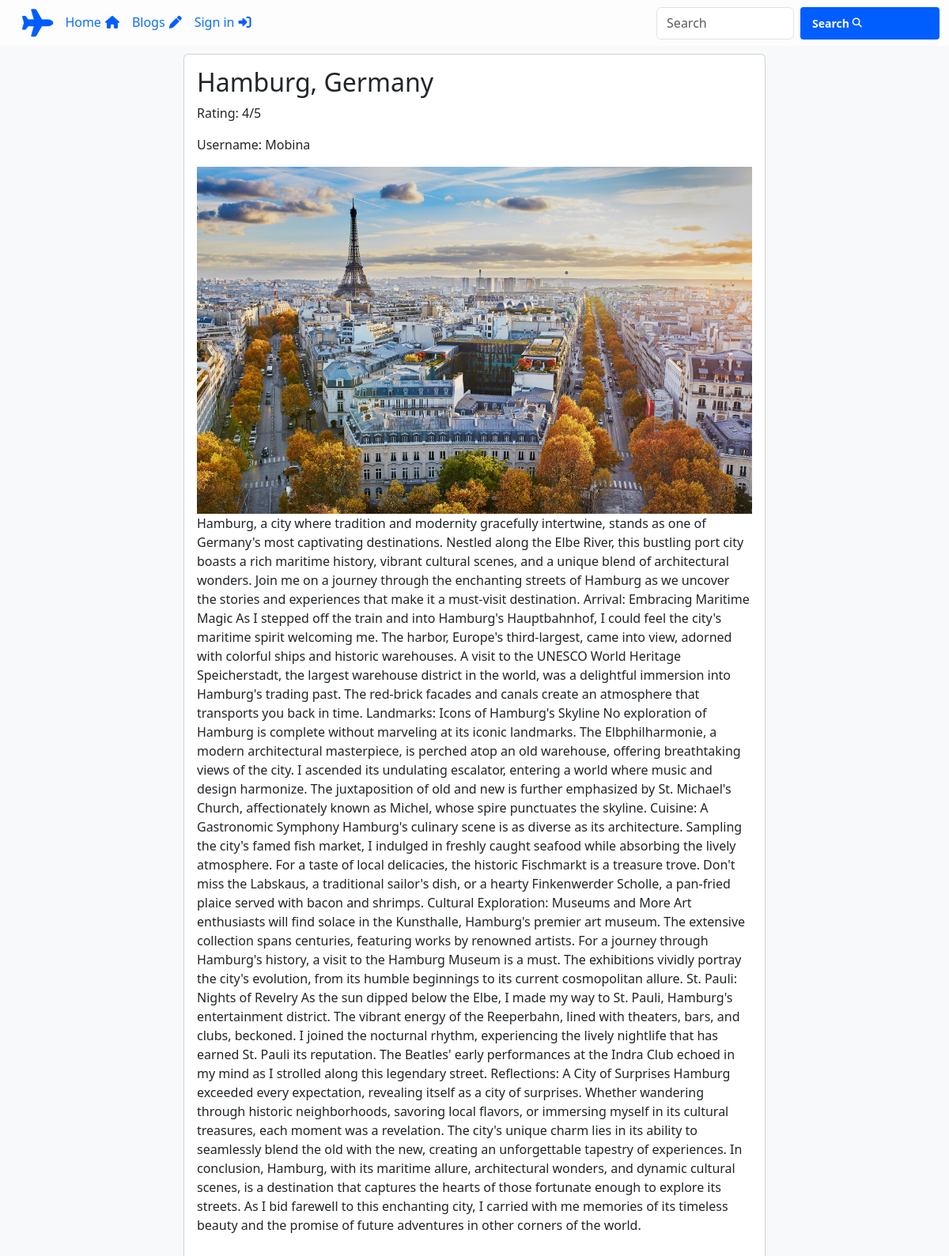
The app's page /blog/4/ with its own data.
### travelblog/models.py (models this page shows, shortened)
class Blog(models.Model):
    user = models.CharField(max_length=255)
    title = models.CharField(max_length=255)
    destination = models.CharField(max_length=255)
    rate = models.IntegerField()
    blog_content = models.TextField()

### travelblog/views.py (the view)
# urls.py: path('blog/<int:id>/', blog_detail, name='blog_detail'),
def blog_detail(request, id):
    blog = Blog.objects.get(id=id)
    return render(request, 'blog_detail.html', {'blog': blog})

### travelblog/templates/blog_detail.html (shortened to what this page needs)
{% load static %}
<!DOCTYPE html>
<html lang="en">
<head>
    <link href="https://cdn.jsdelivr.net/npm/bootstrap@5.3.2/dist/css/bootstrap.min.css" rel="stylesheet">
    <link rel="stylesheet" href="{% static 'css/styles.css' %}">
</head>
<body>
    <nav class="navbar navbar-expand-sm navbar-dark fixed-top">
        <div class="container-fluid">
            <nav class="navbar navbar-expand-sm navbar-dark fixed-top" style="background-color: rgba(255, 255, 255, 0.63);">
                <div class="container-fluid">
                    <i class="fa-solid fa-plane ms-3" style="color: #005eff; font-size: 35px; margin-right: 15px"></i>
                    <div class="collapse navbar-collapse" id="mynavbar">
                        <ul class="nav nav-underline">
                            <li class="nav-item">
                                <a class="nav-link" href="{% url 'index' %}">Home<i class="fa-solid fa-house" style="color: #005eff; margin-left: 5px"></i></a>
                            </li>
                            <li class="nav-item">
                                <a class="nav-link" href="{% url 'blog' %}">Blogs<i class="fa-solid fa-pen" style="color: #005eff; margin-left: 5px"></i></a>
                            </li>
                            <li class="nav-item">
                                <a class="nav-link" href="{% url 'signin' %}">Sign in<i class="fa-solid fa-right-to-bracket" style="color: #005eff;margin-left: 5px"></i></a>
                            </li>
                        </ul>
                    </div>
                    <form class="d-flex">
                        <input class="form-control me-2" type="text" placeholder="Search">
                        <button class="btn btn-primary d-flex align-items-center" type="button" style='font-size:14px'>
                        Search <i class='fas fa-search ms-1' style='font-size:12px'></i>
                    </button>
                    </form>
                </div>
            </nav>
        </div>
    </nav>
    <div class="container mt-5">
        <div class="row justify-content-center">
            <div class="col-md-8">
                <div class="card">
                    <div class="card-body">
                        <h2>{{ blog.destination }}</h2>
                        <p>Rating: {{ blog.rate }}/5</p>
                        <p>Username: {{ blog.user }}</p>
                        <img src="{% static 'travelblog/Images/paris.jpg' %}" alt="{{ blog.destination }}" class="img-fluid">
                        <p>{{ blog.blog_content }}</p>
                    </div>
                </div>
            </div>
        </div>
    </div>
</body>
</html>

### travelblog/static/travelblog/css/styles.css (style rules this page uses)
img { width: 150%; max-width: 100%; height: auto; float: right; }
body { padding-top: 20px; }
body { background-color: #f8f9fa; }
.container { min-height: 100vh; display: flex; justify-content: center; align-items: center; }
button[type="button"] { background-color: #005eff; color: #ffffff; padding: 10px 15px; border: none; border-radius: 4px; cursor: pointer; width: 100%; font-size: 16px; font-weight: bold; }

### records on screen
Blog: destination "Hamburg, Germany", rate "4", user "Mobina", blog_content "Hamburg, a city where tradition and modernity gracefully intertwine, stands as one of Germany's most captivating destinations. Nestled along the Elbe River, this bustling port city boasts a rich maritime history, vibrant cultural scenes, and a unique blend of architectural wonders. Join me on a journey through the enchanting streets of Hamburg as we uncover the stories and experiences that make it a must-visit destination. Arrival: Embracing Maritime Magic As I stepped off the train and into Hamburg's Hauptbahnhof, I could feel the city's maritime spirit welcoming me. The harbor, Europe's third-largest, came into view, adorned with colorful ships and historic warehouses. A visit to the…"
